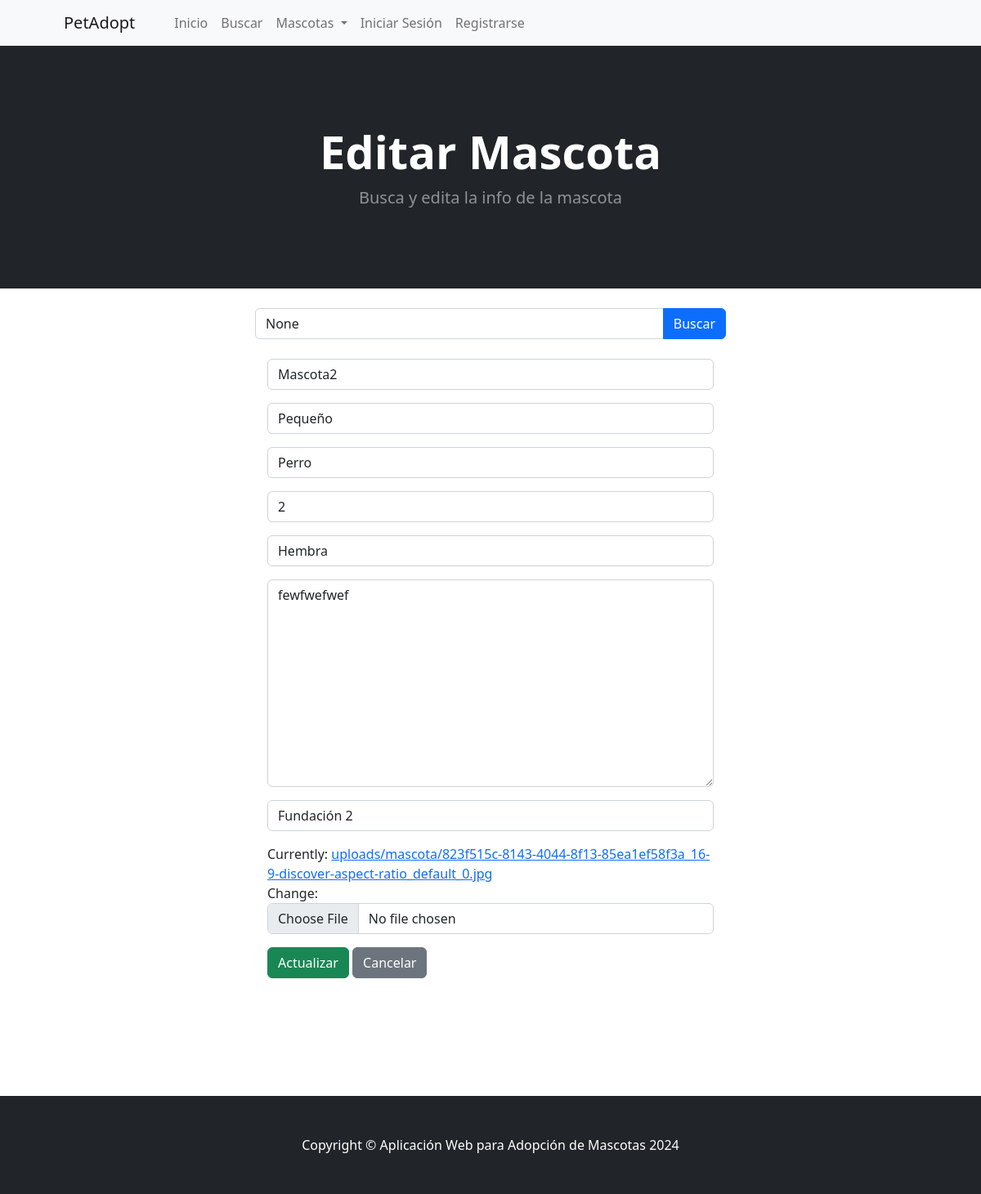
The page /mascota/editar/2/ on the database its author committed.
### pag/models.py (models this page shows, shortened)
class Mascota(models.Model):
    name = models.CharField(max_length=50)
    tamano = models.CharField(max_length=10)
    tipo = models.ForeignKey(Tipo, on_delete=models.CASCADE, default=1)
    edad = models.CharField(max_length=10, default='', blank=True, null=False)
    sexo = models.CharField(max_length=10)
    descripcion = models.TextField(max_length=250, default='')
    lugar_adopcion = models.ForeignKey(LugarAdopcion, on_delete=models.CASCADE, null=False)
    image = models.ImageField(upload_to='uploads/mascota/')

class Tipo(models.Model):
    name = models.CharField(max_length=50)
    def __str__(self):
        return self.name
    class Meta:
        verbose_name_plural = 'tipos'

class LugarAdopcion(models.Model):
    name = models.CharField(max_length=100)
    ubicacion = models.CharField(max_length=200)
    telefono = models.CharField(max_length=20)
    def __str__(self):
        return self.name
    class Meta:
        verbose_name_plural = 'Lugares de Adopcion'

### pag/views.py (the view)
# urls.py: path('mascota/editar/<int:pk>/', views.editar_mascota, name='editar_mascota'),
def editar_mascota(request, pk=None):
    mascota = None
    form = None
    query = request.GET.get('query')
    if query:
        mascotas = Mascota.objects.filter(name__icontains=query)
    else:
        mascotas = None
    if pk:
        mascota = get_object_or_404(Mascota, pk=pk)
        if request.method == 'POST':
            form = MascotaForm(request.POST, request.FILES, instance=mascota)
            if form.is_valid():
                form.save()
                messages.success(request, 'Mascota actualizada exitosamente.')
                return redirect('home')
        else:
            form = MascotaForm(instance=mascota)
    return render(request, 'editar_mascota.html', {
        'form': form,
        'mascota': mascota,
        'mascotas': mascotas,
        'query': query,
    })

### pag/templates/editar_mascota.html (shortened to what this page needs)
{% extends 'base.html' %}
{% block content %}
<header class="bg-dark py-5">
    <div class="container px-4 px-lg-5 my-5">
        <div class="text-center text-white">
            <h1 class="display-4 fw-bolder">Editar Mascota</h1>
            <p class="lead fw-normal text-white-50 mb-0">Busca y edita la info de la mascota</p>
        </div>
    </div>
</header>
<div class="container my-4" style="max-width: 600px; margin: 0 auto;">
    <form method="GET" action="{% url 'buscar_mascota' %}">
        <div class="input-group">
            <input type="text" name="query" class="form-control" placeholder="Buscar por nombre de mascota" value="{{ query }}">
            <button type="submit" class="btn btn-primary">Buscar</button>
        </div>
    </form>
</div>
{% if mascota %}
    <div class="container">
        <div class="row">
            <div class="col-md-6 offset-md-3">
                <form method="POST" enctype="multipart/form-data">
                    {{ form.as_p }}
                    <button type="submit" class="btn btn-success">Actualizar</button>
                    <a href="{% url 'home' %}" class="btn btn-secondary">Cancelar</a>
                </form>
            </div>
        </div>
    </div>
{% endif %}
<br><br><br><br><br><br>
{% endblock %}

### rows shown on the page
Mascota: name "Mascota2", tamano "Pequeño", tipo "Perro", edad "2", sexo "Hembra", descripcion "fewfwefwef", lugar_adopcion "Fundación 2"
